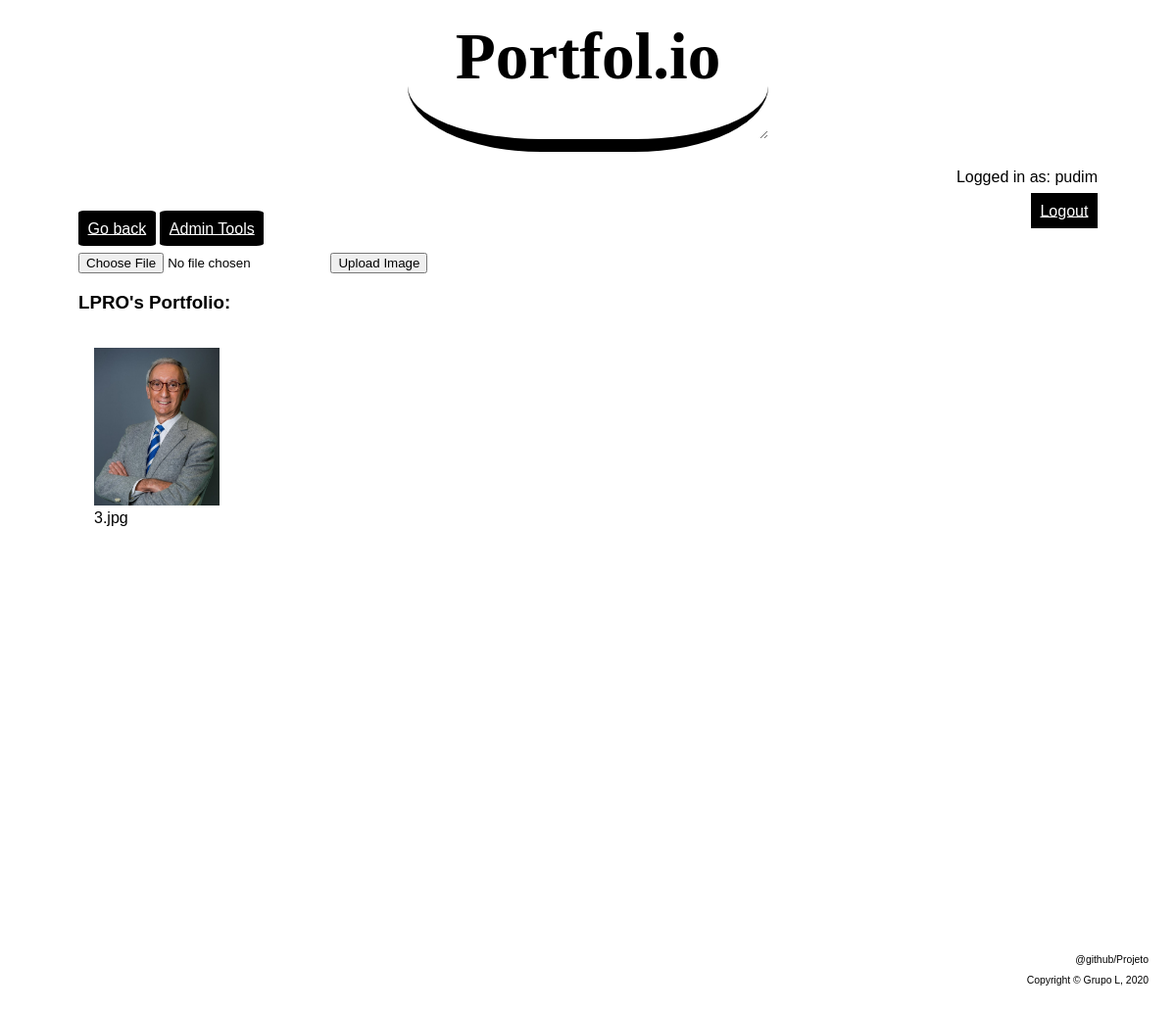
The page /pages/list_gallery.php?subject=2 (signed in) on the database its author committed.
### tables this page shows
CREATE TABLE subject (
    	id integer primary key autoincrement,
    	name text not null,
    	folder_path text,
        admin_id integer references student(id) not null,
        CONSTRAINT user_unique_error UNIQUE (name)
        CONSTRAINT user_unique_error UNIQUE (folder_path)
    );

CREATE TABLE photo (
        id integer primary key autoincrement,
        name text not null,
        subject_id integer references subject(id) not null,
        student_id integer references student(id) not null,
        created_at timestamp DEFAULT CURRENT_TIMESTAMP not null
    );

### database/subjects.php (called while the page is built, shortened)
<?php
    function getSubjectNameFromID($admin_id){
        global $db;
        $stmt= $db->prepare('SELECT name from subject where id = ?');
        $stmt->execute(array($admin_id));
        return ($stmt->fetchColumn());
    }
?>

### database/photos.php (called while the page is built, shortened)
<?php
    function getSubjectPhotos($subject_id) {
        global $db;
        $stmt= $db->prepare('SELECT * from photo where subject_id = ?');
        $stmt->execute(array($subject_id));
        return ($stmt->fetchAll());
    }
?>

### pages/list_gallery.php (the view, shortened to what this page needs)
<?php
    include_once('../database/connect.php');
    include_once('../database/subjects.php');
    include_once('../database/photos.php');
    $subject_id=$_GET['subject'];
    $subject_name=getSubjectNameFromID($subject_id);
    $result=getSubjectPhotos($subject_id);
?>
<!DOCTYPE html>
<html lang="en">
<head>
    <link href="../css/MainpageStyle.css" rel="stylesheet">
    <link href="../css/GalleryStyle.css" rel="stylesheet">
</head>
<body>
    <header>
        <h1><a href="../pages/user_mainpage.php"> Portfol.io</a></h1>
    </header>
    <div id="username">
        <p>Logged in as: <?= $_SESSION['username'] ?></p>
        <a href="../actions/ActionLogout.php">Logout</a>
    </div>
    <nav id="operations">
        <a href="user_mainpage.php" id="Back">Go back</a>
        <a href="../pages/admin.php?subject=<?php echo $subject_id ?>" id="Admin">Admin Tools</a>
    </nav>
    <form action="../actions/ActionUpload.php" method="post" enctype="multipart/form-data">
        <input type="file" name="photoToUpload" id="photoToUpload">
        <input type="submit" value="Upload Image" name="submit">
    </form>
    <nav id="pictures">
        <h3><?php echo $subject_name ?>'s Portfolio:</h3>
        <ul>
            <?php foreach($result as $row) { ?>
                <li>
                    <a href="/pictures/<?php echo $subject_name ?>/<?php echo $row['name'] ?>"><img id="pics" src="../pictures/<?php echo $subject_name ?>/<?php echo $row['name'] ?>"  alt="Picture"></a>
                    <span><?php echo $row["name"]?></span>
                </li>
            <?php } ?>
        </ul>
    </nav>
    <footer>
        <a href="https://github.com/zymil/Portfolio">@github/Projeto</a>
        <p>Copyright &copy; Grupo L, 2020</p>
    </footer>
</body>
</html>

### css/MainpageStyle.css (style rules this page uses)
body { font-family: Arial, Verdana, monospace; background-repeat: no-repeat; background-attachment: fixed; background-size: cover; background-position: auto; background-image: url(../img/portfolio4.png); -webkit-font-smoothing: antialiased; margin-left: 5em; margin-right: 5em; }
body > header { font-size: 2.1em; border-style: solid; flex-direction: column; text-align: center; border-bottom-width: 0.4em; margin-bottom: 0.5em; margin-right: 10em; margin-left: 10em; margin-top: -1em; border-top-width: 0; border-right-width: 0; border-left-width: 0; border-radius: 37%; resize: vertical; overflow: auto; font-family: "Lucida Handwriting"; display: flex; }
body > header h1 a:-webkit-any-link { color: black; cursor: pointer; text-decoration: none; }
#operations a { padding: 0.6em; background: rgb(0, 0, 0); color: #ffffff; border-radius: 7%; }
body > footer { text-align: right; font-size: 0.65em; margin: auto; display: block; margin-top: 10em; text-decoration: none; margin: 0; margin-top: 35em; margin-right: -5em; }
body > div { text-align: right; }
body > div#username a { padding: 0.6em; background: rgb(0, 0, 0); color: #ffffff; font-size: 1em; flex-direction: column; }
body > footer a { color: black; text-decoration: none; background-color: transparent; }

### css/GalleryStyle.css (style rules this page uses)
#pictures ul { display: grid; grid-gap: 1em; grid-template-columns: repeat(6, minmax(1px, 100%)); padding-left: 0; list-style: none; }
#pictures li { padding: 1em; margin-bottom: 3.5em; }
img#pics { max-width:100%; height:auto; transition: transform .2s; }

### rows shown on the page
subject: name "LPRO"
photo: subject+name (picture), name "3.jpg"

### other values the page prints
$_SESSION['username'] "pudim"
